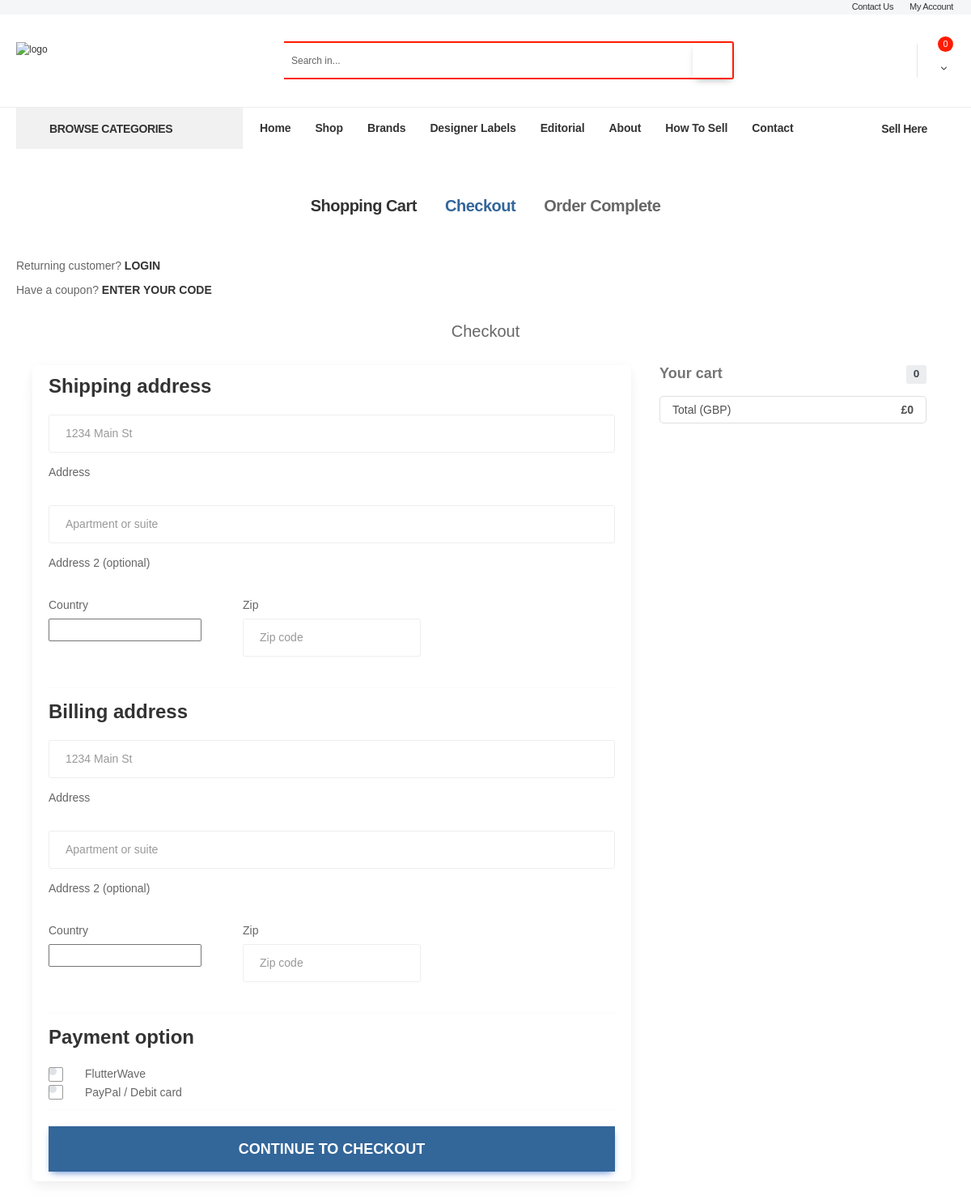
Page /checkout/ (signed in) on the earlier database version.
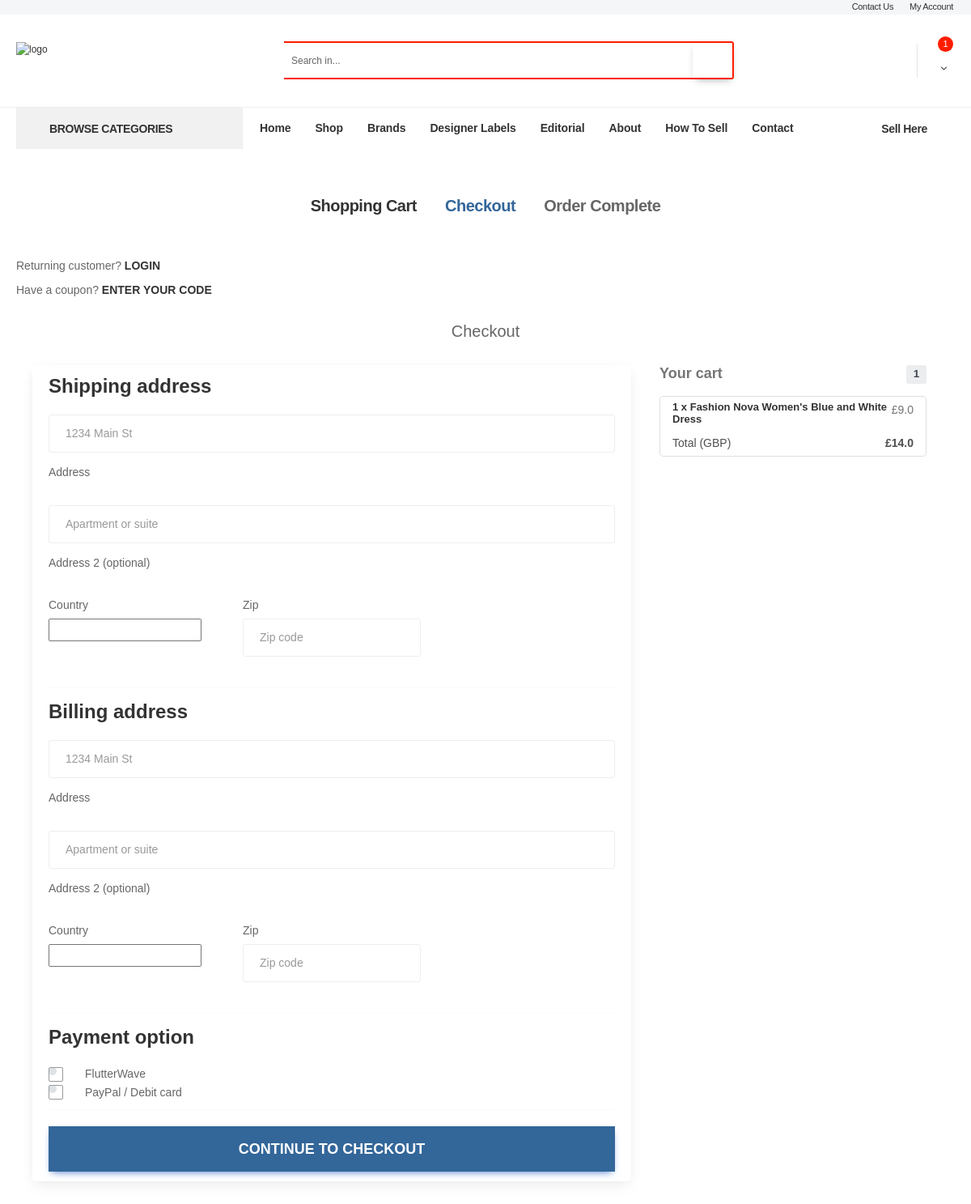
Same page on the later database version.
### Like/models.py (models this page shows, shortened)
class Order(models.Model):
    user = models.ForeignKey(settings.AUTH_USER_MODEL,
                             on_delete=models.CASCADE)
    ref_code = models.CharField(max_length=20, blank=True, null=True)
    items = models.ManyToManyField(OrderItem)
    start_date = models.DateTimeField(auto_now_add=True)
    ordered_date = models.DateTimeField()
    ordered = models.BooleanField(default=False)
    shipping_address = models.ForeignKey(
        'Address', related_name='shipping_address', on_delete=models.SET_NULL, blank=True, null=True)
    billing_address = models.ForeignKey(
        'Address', related_name='billing_address', on_delete=models.SET_NULL, blank=True, null=True)
    payment = models.ForeignKey(
        'Payment', on_delete=models.SET_NULL, blank=True, null=True)
    coupon = models.ForeignKey(
        'Coupon', on_delete=models.SET_NULL, blank=True, null=True)
    tax_fee = models.FloatField(default="0.89", max_length=20)
    being_delivered = models.BooleanField(default=False)
    received = models.BooleanField(default=False)
    refund_requested = models.BooleanField(default=False)
    refund_granted = models.BooleanField(default=False)
    '''
    1. Item added to cart
    2. Adding a billing address
    (Failed checkout)
    3. Payment
    (Preprocessing, processing, packaging etc.)
    4. Being delivered
    5. Received
    6. Refunds
    '''
    def get_total(self):
        total = 0
        for order_item in self.items.all():
            total += order_item.get_final_price()
            total += order_item.item.shiping_fee
        if self.coupon:
            total -= self.coupon.amount
        return total

class OrderItem(models.Model):
    user = models.ForeignKey(settings.AUTH_USER_MODEL,
                             on_delete=models.CASCADE)
    ordered = models.BooleanField(default=False)
    item = models.ForeignKey(Item, on_delete=models.CASCADE)
    Boutique_nam = models.ForeignKey(BOUTIQUE_REQUEST, on_delete=models.CASCADE)
    quantity = models.IntegerField(default=1)
    def get_total_item_price(self):
        return self.quantity * self.item.price
    def get_final_price(self):
        if self.item.discount_price:
            return self.get_total_discount_item_price()
        return self.get_total_item_price()

class Item(models.Model):
    title = models.CharField(max_length=100)
    preview_price = models.CharField(max_length=100,default="0.00")
    draft =  models.BooleanField(default=True)
    price = models.FloatField()
    user = models.ForeignKey(to=User, on_delete=models.CASCADE)
    shiping_fee = models.FloatField(default="0.00", max_length=20)
    discount_price = models.FloatField(blank=True, null=True)
    seasson = models.CharField(choices=LABEL_CHOICES, max_length=150, default='NEW ARRIVALS')
    Boutique_name = models.ForeignKey('BOUTIQUE_REQUEST', on_delete=models.CASCADE)
    about_your_business = models.TextField(blank=True, null=True)
    brand_logo = models.ImageField(blank=True, null=True)
    brand_banner = models.ImageField(blank=True, null=True)
    address = models.CharField(max_length=500, default='Default Business address')
    category = models.ForeignKey(Category, on_delete=models.CASCADE)
    sub_category = models.ForeignKey(Sub_Category, on_delete=models.CASCADE,default=False)
    overview = models.TextField(default='False')
    description = models.TextField(default='False')
    approved = models.BooleanField(default=False)
    futured = models.BooleanField(default=False)
    image = models.ImageField(blank=True,null=True,default="/static/images/banner3.png")
    image2 = models.ImageField(blank=True,null=True,default="/static/images/banner3.png")
    timestamp = models.DateTimeField(blank=True, null=True)
    created_on = models.DateField(auto_now=True)
    item_created_date = models.DateField(auto_now=True)
    sku = models.CharField(max_length=300, default='none')
    in_stock = models.BooleanField(default=True)
    stock_quantity = models.IntegerField(max_length=2000, default=0)
    stock_status = models.CharField(max_length=300, default='instock')
    barcode = models.CharField(max_length=900, default='none')
    size = models.CharField(max_length=900, default='none')
    size_name = models.CharField(max_length=900, default='none')
    weight = models.CharField(max_length=300, default='none')
    image_link = models.BooleanField(default=False)
    image0 = models.CharField(max_length=200,blank=True,null=True,default="/static/images/banner3.png")
    image1 = models.CharField(max_length=200,blank=True,null=True,default="/static/images/banner3.png")
    image2a = models.CharField(max_length=200,blank=True,null=True,default="/static/images/banner3.png")
    image3 = models.CharField(max_length=200,blank=True,null=True,default="/static/images/banner3.png")
    feature1 = models.CharField(max_length=300, default='none')
    feature2 = models.CharField(max_length=300, default='none')
    feature3 = models.CharField(max_length=300, default='none')
    offerhead1 = models.CharField(max_length=300, default='none')
    offerbody1 = models.TextField(default='none')
    offerhead2 = models.CharField(max_length=300, default='none')
    offerbody2 = models.TextField(default='none')
    offerhead3 = models.CharField(max_length=300, default='none')
    offerbody3 = models.TextField(default='none')
    model_name = models.CharField(max_length=300, default='none')
    color_name = models.CharField(max_length=300, default='none')
    size_type = models.CharField(max_length=300, default='none')
    Guaranteed_time = models.CharField(max_length=300, default='none')
    stock_keeping_unit = models.CharField(max_length=300, default='none')

### Like/views.py (the view, shortened to what this page needs)
# urls.py: path('checkout/', login_required(CheckoutView.as_view()), name='checkout'),
class CheckoutView(View):
	def get(self, *args, **kwargs):
		try:
			order = Order.objects.get(user=self.request.user, ordered=False)
			form = CheckoutForm()
			amount = order.get_total()
			category = Main_Category.objects.all().order_by('-id')
			context = {
				'form': form,
				'couponform': CouponForm(),
				'order': order,
				'DISPLAY_COUPON_FORM': True,
				'amount':amount,
				'category':category,
			}
			shipping_address_qs = Address.objects.filter(
				user=self.request.user,
				address_type='S',
				default=True
			)
			if shipping_address_qs.exists():
				context.update(
					{'default_shipping_address': shipping_address_qs[0]})
			billing_address_qs = Address.objects.filter(
				user=self.request.user,
				address_type='B',
				default=True
			)
			if billing_address_qs.exists():
				context.update(
					{'default_billing_address': billing_address_qs[0]})
			return render(self.request, "checkout.html", context)
		except ObjectDoesNotExist:
			messages.info(self.request, "You do not have an active order")
			return redirect("core:checkout")

### Like/forms.py
class CouponForm(forms.Form):
    code = forms.CharField(widget=forms.TextInput(attrs={
        'class': 'form-control form-control-md mr-1 mb-2',
        'placeholder': 'Promo code',
        'aria-label': 'Recipient\'s username',
        'aria-describedby': 'basic-addon2'
    }))

### Like/models.py (called while the page is built)
    def get_absolute_main_url(self):
        return reverse('core:main_category', args=[self.id])

    def get_absolute_sud_url(self):
        return reverse('core:list_category', args=[self.id])

### template/checkout.html (shortened to what the changed rows need)
{% load static %}
{% include 'head-search.html' %}
{% block content %}
<main class="main checkout">
  <div class="page-content">
    <div class="container">
      <div class="container wow fadeIn">
        <h2 class="my-5 h2 text-center">Checkout</h2>
        <div class="row">
          <div class="col-md-8 mb-4">
            <div class="card">
              <form method="POST" class="card-body">
                <div class="d-block my-3">
                  {% for value, name in form.fields.payment_option.choices %}
                  <div class="custom-control custom-radio">
                    <label class="custom-control-label" for="{{ name }}">{{ name }}</label>
                  </div>
                  {% endfor %}
                </div>
              </form>
            </div>
          </div>
          <div class="col-md-4 mb-4">
            {% include "order_snippet.html" %}
          </div>
        </div>
      </div>
    </div>
  </div>
</main>
{% endblock content %}
{% include 'footer.html' %}

### template/head-search.html (shortened to what the changed rows need)
{% load static %}
<!DOCTYPE html>
<html lang="en">
<head>
    <link rel="stylesheet" href="https://cdn.jsdelivr.net/npm/bootstrap@4.0.0/dist/css/bootstrap.min.css"
>
    <link rel="stylesheet" href="https://use.fontawesome.com/releases/v5.8.1/css/all.css">
    <link href="https://cdnjs.cloudflare.com/ajax/libs/mdb-ui-kit/6.2.0/mdb.min.css" rel="stylesheet" />
    <link href="https://cdnjs.cloudflare.com/ajax/libs/font-awesome/6.0.0/css/all.min.css" rel="stylesheet" />
    <link href='{% static "assets/css/github.css" %}' rel="stylesheet">
    <link rel="stylesheet" type="text/css" href="{% static 'assets/vendor/fontawesome-free/css/all.min.css' %}">
    <link rel="stylesheet" type="text/css" href="{% static 'assets/vendor/animate/animate.min.css' %}">
    <link rel="stylesheet" type="text/css" href="{% static 'assets/vendor/magnific-popup/magnific-popup.min.css' %}">
    <link rel="stylesheet" href="{% static 'assets/vendor/swiper/swiper-bundle.min.css' %}">
    <link rel="stylesheet" type="text/css" href="{% static 'assets/css/demo1.min.css' %}">
    <link rel="stylesheet" type="text/css" href="{% static 'assets/vendor/photoswipe/photoswipe.min.css' %}">
    <link rel="stylesheet" type="text/css"
        href="{% static 'assets/vendor/photoswipe/default-skin/default-skin.min.css' %}">
    <link rel="stylesheet" type="text/css" href="{% static 'assets/css/style.min.css' %}">
</head>
<body class="home">
    <div class="page-wrapper">
        <header class="header">
            <div class="header-middle">
                <div class="container">
                    <div class="header-right ml-4">
                        <div class="dropdown cart-dropdown cart-offcanvas mr-0 mr-lg-2">
                            {% if user.is_authenticated %}
                            <a href="/order-summary/" class="label-down link">
                                <span class="cart-count">{{ order.items.count }}</span>
                            </a>
                            {% endif %}
                        </div>
                    </div>
                </div>
            </div>
        </header>

### template/order_snippet.html (shortened to what this page needs)
<div class="col-md-12 mb-4">
    <h4 class="d-flex justify-content-between align-items-center mb-3">
    <span class="text-muted">Your cart</span>
    <span class="badge badge-secondary badge-pill">{{ order.items.count }}</span>
    </h4>
    <ul class="list-group mb-3 z-depth-1">
    {% for order_item in order.items.all %}
    <li class="list-group-item d-flex justify-content-between lh-condensed">
        <div>
        <h6 class="my-0">{{ order_item.quantity }} x {{ order_item.item.title}}</h6>
        </div>
        <span class="text-muted">£{{ order_item.get_final_price }}</span>
    </li>
    {% endfor %}
    <li class="list-group-item d-flex justify-content-between">
        <span>Total (GBP)</span>
        <strong>£{{ order.get_total }}</strong>
    </li>
    </ul>
</div>

Differences in the rows shown:
computed for Order: items.count "0" → "1"; get_total "0" → "14.0"
added OrderItem: quantity "1", item "Fashion Nova Women's Blue and White Dress", get_final_price "9.0"
